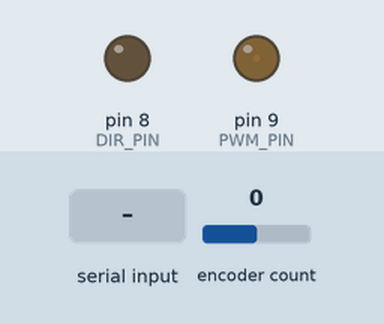
This sketch was run on a simulated Arduino Uno, built with avr-gcc and run on an emulated ATmega328P. On the bench: output pins drawn as LEDs (lit = HIGH). The test bench sets the inputs (shaded band); at power-on: encoder count 0. What the sketch prints to the serial monitor is not drawn.

Above: at 1.2 s.
1.3 s: "1" received over Serial
At 2.2 s:
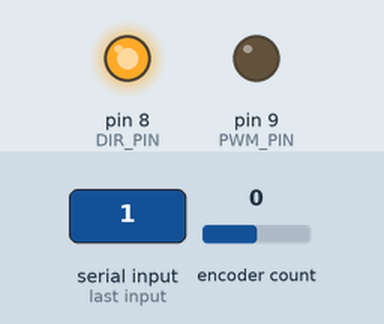
Timing chart, 0 to 10.3 s (numbered marks = the images above; inputs shaded):
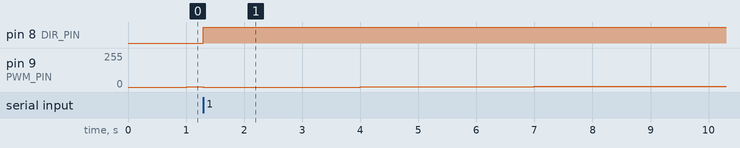

Measured:
- after the input at 1.3 s, pin 8 (DIR_PIN): LOW → HIGH at once

The sketch:

ramp_input.ino
```cpp
#include <Encoder.h>

#define DIR_PIN 8
#define PWM_PIN 9

#define INT_PIN_1 2
#define INT_PIN_2 3

#define PPR 240.0
#define SAMPLES_PER_MEASURE 20.0

#define CONTINUOUS 0
#define LIMITED 1

int currentPWM = 0;
float measuredSpeed = 0;    // measured from encoder ticks

float currentPosition= 0;     // measured from encoder ticks
float relativePosition = 0;   // conditioned to range [ -180 : 180 ]
float lastPosition = 0;       // delayed measure

Encoder myEnc(2, 3);

long lastTic;
long timeNow;
float sampleTime = 50;

int samplesCounter = 0;
boolean state = false;

void setup() {
  Serial.begin(38400);

  pinMode(DIR_PIN,OUTPUT);
  pinMode(PWM_PIN,OUTPUT);
  delay(10);
  lastTic = millis();
}

void loop(){

  if(Serial.available() > 0 ){
    Serial.read();
    digitalWrite(DIR_PIN, 1- digitalRead(DIR_PIN));
    currentPWM = 0;
    analogWrite(PWM_PIN, 0);
    myEnc.write(0);
    delay(2000);
  }

  timeNow = millis();
  if((timeNow - lastTic >= sampleTime) && (currentPWM < 255)){

    /* Measurements */
    measurePosition();
    measuredSpeed += measureSpeed();
    samplesCounter ++;

    if(samplesCounter == SAMPLES_PER_MEASURE ){
      if(digitalRead(DIR_PIN))
        Serial.print(currentPWM * 12.0 / 255.0);
      else
        Serial.print(-currentPWM * 12.0 / 255.0);
      Serial.print("\t");
      Serial.println(measuredSpeed*60/(2*PI*SAMPLES_PER_MEASURE));
      samplesCounter = 0;
      measuredSpeed = 0;
      currentPWM ++;
      analogWrite(PWM_PIN, currentPWM);
    }
    lastTic = timeNow;
  }


}
```

pos.ino
```cpp
 /*
  * This code and tutorials were written by Eng. Ahmed abdelbasit Mohamed
  * email:  <- abdelbasit4@gmail.com ->
  * github: <- https://github.com/AhmedAbdelbasit ->
  */

void measurePosition(){
  lastPosition = currentPosition;
  currentPosition = myEnc.read()*1.5*PI/180;

  relativePosition += (currentPosition-lastPosition);
  if(relativePosition > PI)
    relativePosition -= 2*PI;
  else if(relativePosition < -PI)
    relativePosition += 2*PI;
}
```

speed.ino
```cpp
 /*
  * This code and tutorials were written by Eng. Ahmed abdelbasit Mohamed
  * email:  <- abdelbasit4@gmail.com ->
  * github: <- https://github.com/AhmedAbdelbasit ->
  */


float measureSpeed(){
  return ((currentPosition - lastPosition))* 1000.0 /(sampleTime);
}
```
